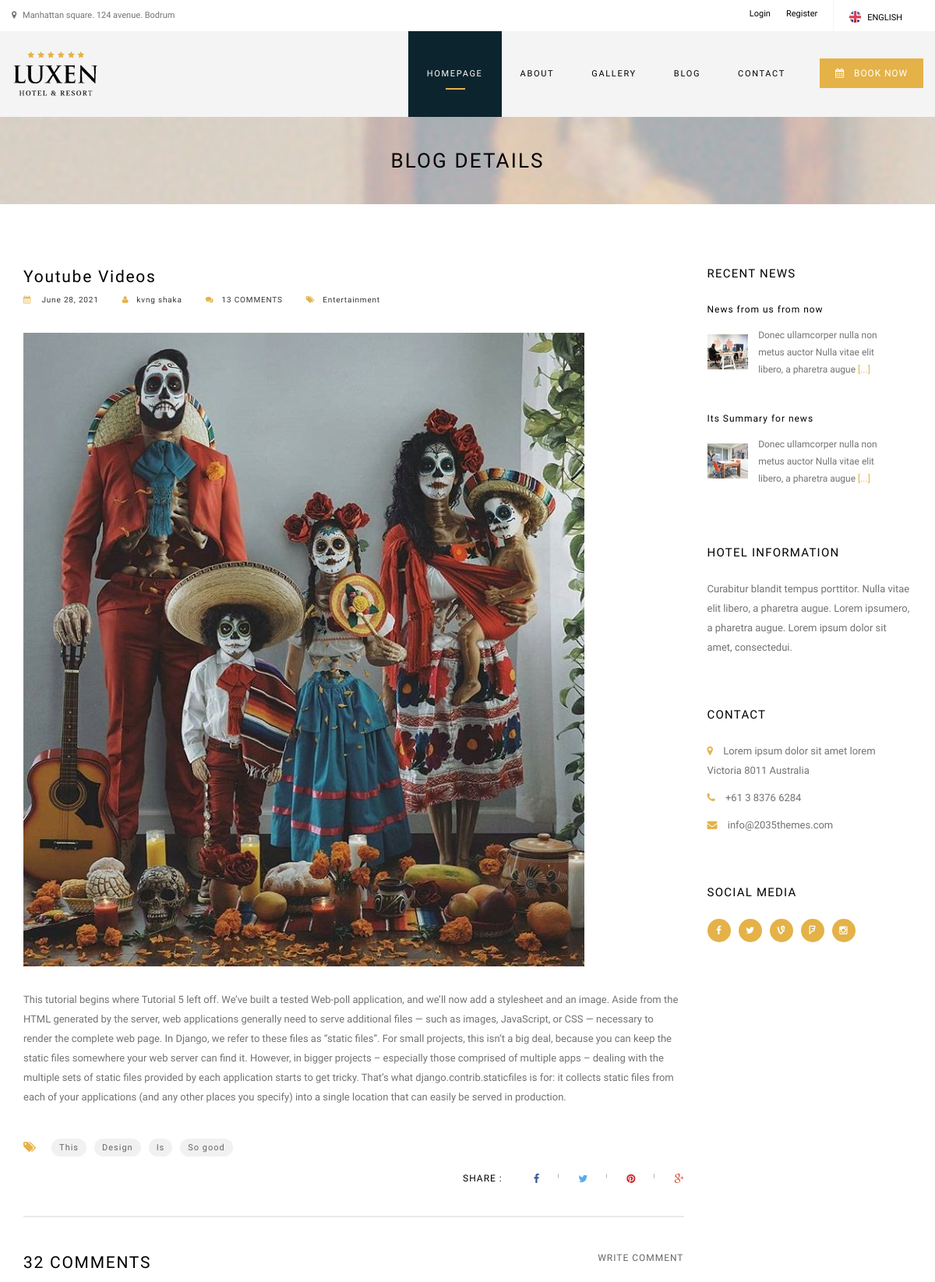
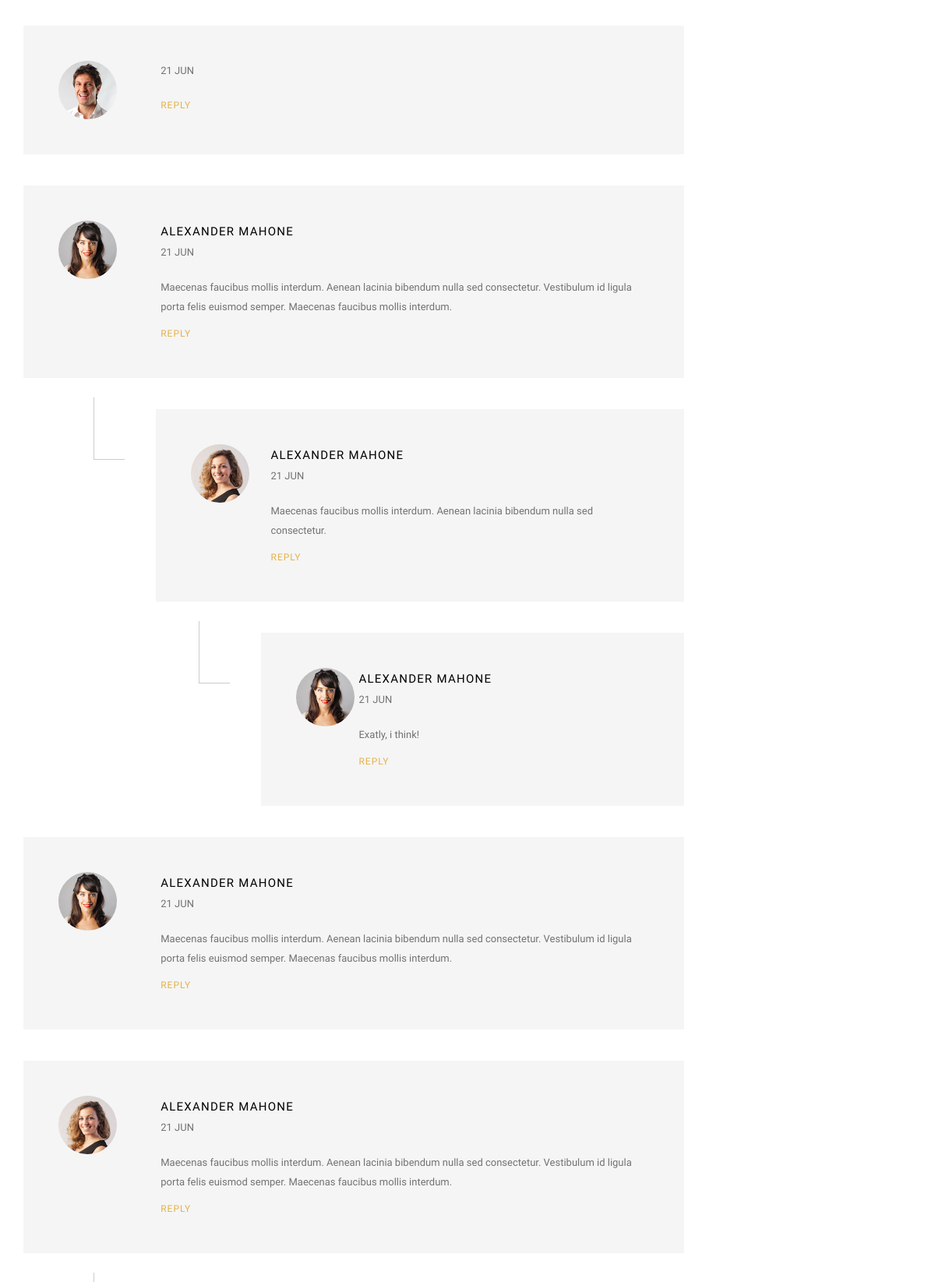
Screenshot of /blog_details/2 (upper part) with the database file from the repository (2 pictures, top to bottom).
### blogs/models.py (models this page shows, shortened)
class Blog(models.Model):
    title = models.CharField(max_length=120)
    author = models.ForeignKey(User, on_delete=models.CASCADE)
    category = models.CharField(max_length=100)
    image = models.ImageField(upload_to='images')
    body = models.TextField()
    created_date = models.DateField(auto_now_add=True)

### blogs/views.py (the view)
# urls.py: path('blog_details/<int:pk>', blog_details, name='blog-details'),
def blog_details(request, pk):
    blog = Blog.objects.get(pk=pk)
    if request.method == "POST":
        name = request.POST['name']
        subject = request.POST['subject']
        email = request.POST['email']
        message = request.POST['message']
        return render(request, 'blog_details.html', {'blog': blog, "name": name, "subject": subject, "email": email, "message": message})
    else:
        return render(request, 'blog_details.html', {'blog': blog})

### blogs/templates/blog_details.html (shortened to what this page needs)
{% extends 'base.html' %}
{% load static %}
{% block content %}
    <div class="breadcrumb breadcrumb-1 pos-center">
		<h1>BLOG DETAILS</h1>
	</div>
	<div class="content">
		<div class="container">
			<div class="row">
				<div class="col-lg-9 col-sm-8 blog-post-contents">
		            <div class="blog-post">
                        <h3>{{blog.title}}</h3>
						<div class="post-materials  clearfix">
                            <ul>
                            	<li><h6><a href="#"><i class="fa fa-calendar"></i> {{blog.created_date}}</a></h6></li>
                                <li><h6><a href="#"><i class="fa fa-user"></i>{{blog.author.first_name}} {{blog.author.last_name}}</a></h6></li>
                                <li><h6><a href="#"><i class="fa fa-comments"></i>13 COMMENTS</a></h6></li>
                                <li><h6><a href="#"><i class="fa fa-tags"></i>{{blog.category}}</a></h6></li>
                            </ul>
                        </div>
                        <div class="blog-image marginb30 margint30">
                            <img alt="Blog Image 2" class="img-responsive" src="{{blog.image.url}}" >
                        </div>
                        <div class="post-content margint10">
                            <p>{{blog.body}}</p>
                        </div>
                        <div class="blog-share-tags clearfix margint40 marginb40">
	                    	<div class="pull-left">
	                    		<div class="blog-tags">
	                    			<ul>
	                    				<li class="title"><i class="fa fa-tags"></i></li>
	                    				<li><h6><a href="#">This</a></h6></li>
	                    				<li><h6><a href="#">Design</a></h6></li>
	                    				<li><h6><a href="#">Is</a></h6></li>
	                    				<li><h6><a href="#">So good</a></h6></li>
	                    			</ul>
	                   			</div>
	                   		</div>
	                    	<div class="pull-right">
	                			<div class="blog-share">
	                    			<ul>
	                    				<li class="title darkest-color"><h6>SHARE :</h6></li>
	                    				<li><a href="http://www.facebook.com/sharer.php?u=http://www.2035themes/evenmore/html" onclick="javascript:window.open(this.href, '', 'menubar=no,toolbar=no,resizable=yes,scrollbars=yes,height=300,width=600');return false;" target="_blank" title="Share on Facebook">
	                    				<i class="fa fa-facebook"></i></a></li>
	                    				<li><a href="https://twitter.com/share?url=http://www.2035themes/evenmore/html" onclick="javascript:window.open(this.href, '', 'menubar=no,toolbar=no,resizable=yes,scrollbars=yes,height=300,width=600');return false;" target="_blank" title="Share on Twitter">
	                    				<i class="fa fa-twitter"></i></a></li>
	                    				<li><a href="http://pinterest.com/pin/create/button/?source_url=http://www.2035themes/evenmore/html" onclick="javascript:window.open(this.href, '', 'menubar=no,toolbar=no,resizable=yes,scrollbars=yes,height=300,width=600');return false;" target="_blank" title="Share on Pinterest">
	                    				<i class="fa fa-pinterest"></i></a></li>
	                    				<li><a href="https://plus.google.com/share?url=http://www.2035themes/evenmore/html" onclick="javascript:window.open(this.href, '', 'menubar=no,toolbar=no,resizable=yes,scrollbars=yes,height=300,width=600');return false;" target="_blank" title="Share on Google Plus">
	                    				<i class="fa fa-google-plus"></i></a></li>
	                    			</ul>
	                   			</div>
	                    	</div>
	                    </div>
	                    <div class="comment-number clearfix">
							<div class="pull-left">
								<h3>32 COMMENTS</h3>
							</div>
							<div class="pull-right write-comment">
								<h6><a href="#write-comment">WRITE COMMENT</a></h6>
							</div>
	                    </div>
	                    <div class="comments-container clearfix">
	                    	<ul>
		                    	<li class="comment-box clearfix margint40">
		                    		<div class="col-lg-2 comment-author-image">
		                    			<img alt="Blog Comments Image 1" class="img-circle" src="{% static 'djangoweb/temp/customer-image-1.jpg' %}">
		                    		</div>
		                    		<div class="col-lg-10">
		                    			<div class="date marginb20">21 JUN</div>
		                    			<div class="comment-reply">
		                    				<h6><a class="active-color" href="#write-comment">REPLY</a></h6>
		                    			</div>
		                    		</div>
		                    	</li>
		                    	<li class="comment-box clearfix margint40">
		                    		<div class="col-lg-2 comment-author-image">
		                    			<img alt="Blog Comments Image 2" class="img-circle" src="{% static 'djangoweb/temp/customer-image-2.jpg' %}">
		                    		</div>
		                    		<div class="col-lg-10">
		                    			<h5>ALEXANDER MAHONE</h5>
		                    			<div class="date marginb20">21 JUN</div>
		                    			<p>Maecenas faucibus mollis interdum. Aenean lacinia bibendum nulla sed consectetur. Vestibulum id ligula porta felis euismod semper. Maecenas faucibus mollis interdum.</p>
		                    			<div class="comment-reply">
		                    				<h6><a class="active-color" href="#write-comment">REPLY</a></h6>
		                    			</div>
		                    		</div>
		                    	</li>
		                    	<li>
									<ul class="children clearfix">
										<li class="comment-box clearfix margint40">
		                    				<div class="clearfix">
		                    					<div class="col-lg-2 comment-author-image">
					                    			<img alt="Blog Comments Image 2" class="img-circle" src="{% static 'djangoweb/temp/customer-image-3.jpg' %}">
					                    		</div>
					                    		<div class="col-lg-10">
					                    			<h5>ALEXANDER MAHONE</h5>
					                    			<div class="date marginb20">21 JUN</div>
					                    			<p>Maecenas faucibus mollis interdum. Aenean lacinia bibendum nulla sed consectetur.</p>
					                    			<div class="comment-reply">
					                    				<h6><a class="active-color" href="#write-comment">REPLY</a></h6>
					                    			</div>
					                    		</div>
				                    		</div>
				                    	</li>
				                    	<li>
					                    	<ul class="children clearfix">
												<li class="comment-box clearfix margint40">
				                    				<div class="clearfix">
				                    					<div class="col-lg-2 comment-author-image">
							                    			<img alt="Blog Comments Image 2" class="img-circle" src="{% static 'djangoweb/temp/customer-image-2.jpg' %}">
							                    		</div>
							                    		<div class="col-lg-10">
							                    			<h5>ALEXANDER MAHONE</h5>
							                    			<div class="date marginb20">21 JUN</div>
							                    			<p>Exatly, i think!</p>
							                    			<div class="comment-reply">
							                    				<h6><a class="active-color" href="#write-comment">REPLY</a></h6>
							                    			</div>
							                    		</div>
						                    		</div>
						                    	</li>
											</ul>
										</li>
									</ul>
								</li>
								<li class="comment-box clearfix margint40">
		                    		<div class="col-lg-2 comment-author-image">
		                    			<img alt="Blog Comments Image 1" class="img-circle" src="{% static 'djangoweb/temp/customer-image-2.jpg' %}">
		                    		</div>
		                    		<div class="col-lg-10">
		                    			<h5>ALEXANDER MAHONE</h5>
		                    			<div class="date marginb20">21 JUN</div>
		                    			<p>Maecenas faucibus mollis interdum. Aenean lacinia bibendum nulla sed consectetur. Vestibulum id ligula porta felis euismod semper. Maecenas faucibus mollis interdum.</p>
		                    			<div class="comment-reply">
		                    				<h6><a class="active-color" href="#write-comment">REPLY</a></h6>
		                    			</div>
		                    		</div>
		                    	</li>
		                    	<li class="comment-box clearfix margint40">
		                    		<div class="col-lg-2 comment-author-image">
		                    			<img alt="Blog Comments Image 2" class="img-circle" src="{% static 'djangoweb/temp/customer-image-3.jpg' %}">
		                    		</div>
		                    		<div class="col-lg-10">
		                    			<h5>ALEXANDER MAHONE</h5>
		                    			<div class="date marginb20">21 JUN</div>
		                    			<p>Maecenas faucibus mollis interdum. Aenean lacinia bibendum nulla sed consectetur. Vestibulum id ligula porta felis euismod semper. Maecenas faucibus mollis interdum.</p>
		                    			<div class="comment-reply">
		                    				<h6><a class="active-color" href="#write-comment">REPLY</a></h6>
		                    			</div>
		                    		</div>
		                    	</li>
		                    	<li>
			                    	<ul class="children clearfix">
									</ul>
								</li>
		                    </ul>
	                    </div>
                	</div>
				</div>
				<div class="col-lg-3 col-sm-4 margint60">
					<div class="luxen-widget news-widget">
						<div class="title">
							<h5>RECENT NEWS</h5>
						</div>
						<ul class="sidebar-recent">
							<li class="clearfix">
								<h6><a href="#">News from us from now</a></h6>
								<div class="pull-left blg-img margint20">
									<img src="{% static 'djangoweb/temp/sidebar-news-image-1.jpg' %}" class="img-responsive" alt="">
								</div>
								<div class="pull-left blg-txt">
									<p>Donec ullamcorper nulla non metus auctor Nulla vitae elit libero, a pharetra augue <a class="active-color" href="#">[...]</a></p>
								</div>
							</li>
							<li class="clearfix">
								<h6><a href="#">Its Summary for news</a></h6>
								<div class="pull-left blg-img margint20">
									<img src="{% static 'djangoweb/temp/sidebar-news-image-2.jpg' %}" class="img-responsive" alt="">
								</div>
								<div class="pull-left blg-txt">
									<p>Donec ullamcorper nulla non metus auctor Nulla vitae elit libero, a pharetra augue <a class="active-color" href="#">[...]</a></p>
								</div>
							</li>
						</ul>
					</div>
					<div class="luxen-widget news-widget">
						<div class="title">
							<h5>HOTEL INFORMATION</h5>
						</div>
						<p>Curabitur blandit tempus porttitor. Nulla vitae elit libero, a pharetra augue. Lorem ipsumero, a pharetra augue. Lorem ipsum dolor sit amet, consectedui.</p>
					</div>
					<div class="luxen-widget news-widget">
						<div class="title">
							<h5>CONTACT</h5>
						</div>
						<ul class="footer-links">
							<li><p><i class="fa fa-map-marker"></i> Lorem ipsum dolor sit amet lorem Victoria 8011 Australia </p></li>
							<li><p><i class="fa fa-phone"></i> +61 3 8376 6284 </p></li>
							<li><p><i class="fa fa-envelope"></i> info@2035themes.com</p></li>
						</ul>
					</div>
					<div class="luxen-widget news-widget">
						<div class="title">
							<h5>SOCIAL MEDIA</h5>
						</div>
						<ul class="social-links">
							<li><a href="http://facebook.com/2035themes"><i class="fa fa-facebook"></i></a></li>
							<li><a href="http://twitter.com/2035themes"><i class="fa fa-twitter"></i></a></li>
							<li><a href="http://vine.com/2035themes"><i class="fa fa-vine"></i></a></li>
							<li><a href="http://foursquare.com/2035themes"><i class="fa fa-foursquare"></i></a></li>
							<li><a href="http://instagram.com/2035themes"><i class="fa fa-instagram"></i></a></li>
						</ul>
					</div>
				</div>
			</div>
		</div>
	</div>
{% endblock %}

### rows the page displays
Blog: title "Youtube Videos", created_date "June 28, 2021", author.first_name "kvng", author.last_name "shaka", category "Entertainment", image (picture), body "This tutorial begins where Tutorial 5 left off. We’ve built a tested Web-poll application, and we’ll now add a stylesheet and an image. Aside from the HTML generated by the server, web applications generally need to serve additional files — such as images, JavaScript, or CSS — necessary to render the complete web page. In Django, we refer to these files as “static files”. For small projects, this isn’t a big deal, because you can keep the static files somewhere your web server can find it. However, in bigger projects – especially those comprised of multiple apps – dealing with the multiple sets of static files provided by each application starts to get tricky. That’s what…"
